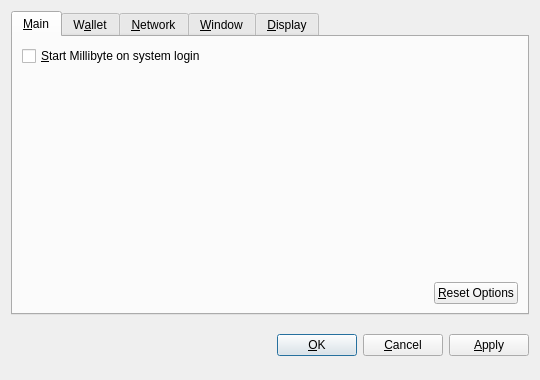
<?xml version="1.0" encoding="UTF-8"?>
<ui version="4.0">
 <class>OptionsDialog</class>
 <widget class="QDialog" name="OptionsDialog">
  <property name="geometry">
   <rect>
    <x>0</x>
    <y>0</y>
    <width>540</width>
    <height>380</height>
   </rect>
  </property>
  <property name="windowTitle">
   <string>Options</string>
  </property>
  <property name="modal">
   <bool>true</bool>
  </property>
  <layout class="QVBoxLayout" name="verticalLayout">
   <item>
    <widget class="QTabWidget" name="tabWidget">
     <property name="tabPosition">
      <enum>QTabWidget::North</enum>
     </property>
     <property name="currentIndex">
      <number>0</number>
     </property>
     <widget class="QWidget" name="tabMain">
      <attribute name="title">
       <string>&amp;Main</string>
      </attribute>
      <layout class="QVBoxLayout" name="verticalLayout_Main">
       <item>
        <widget class="QCheckBox" name="bitcoinAtStartup">
         <property name="toolTip">
          <string>Automatically start Millibyte after logging in to the system.</string>
         </property>
         <property name="text">
          <string>&amp;Start Millibyte on system login</string>
         </property>
        </widget>
       </item>
       <item>
        <spacer name="verticalSpacer_Main">
         <property name="orientation">
          <enum>Qt::Vertical</enum>
         </property>
         <property name="sizeHint" stdset="0">
          <size>
           <width>20</width>
           <height>40</height>
          </size>
         </property>
        </spacer>
       </item>
       <item>
        <layout class="QHBoxLayout" name="horizontalLayout_2_Main">
         <item>
          <spacer name="horizontalSpacer_2_Main">
           <property name="orientation">
            <enum>Qt::Horizontal</enum>
           </property>
           <property name="sizeHint" stdset="0">
            <size>
             <width>40</width>
             <height>20</height>
            </size>
           </property>
          </spacer>
         </item>
         <item>
          <widget class="QPushButton" name="resetButton">
           <property name="toolTip">
            <string>Reset all client options to default.</string>
           </property>
           <property name="text">
            <string>&amp;Reset Options</string>
           </property>
           <property name="autoDefault">
            <bool>false</bool>
           </property>
          </widget>
         </item>
        </layout>
       </item>
      </layout>
     </widget>
     <widget class="QWidget" name="tabWallet">
      <attribute name="title">
       <string>W&amp;allet</string>
      </attribute>
      <layout class="QVBoxLayout" name="verticalLayout_Network">
       <item>
        <widget class="QLabel" name="transactionFeeInfoLabel">
         <property name="text">
          <string>Optional transaction fee per kB that helps make sure your transactions are processed quickly. Most transactions are 1 kB.</string>
         </property>
         <property name="textFormat">
          <enum>Qt::PlainText</enum>
         </property>
         <property name="wordWrap">
          <bool>true</bool>
         </property>
        </widget>
       </item>
       <item>
        <layout class="QHBoxLayout" name="horizontalLayout_1_Main">
         <item>
          <widget class="QLabel" name="transactionFeeLabel">
           <property name="text">
            <string>Pay transaction &amp;fee</string>
           </property>
           <property name="textFormat">
            <enum>Qt::PlainText</enum>
           </property>
           <property name="buddy">
            <cstring>transactionFee</cstring>
           </property>
          </widget>
         </item>
         <item>
          <widget class="BitcoinAmountField" name="transactionFee"/>
         </item>
         <item>
          <spacer name="horizontalSpacer_1_Main">
           <property name="orientation">
            <enum>Qt::Horizontal</enum>
           </property>
           <property name="sizeHint" stdset="0">
            <size>
             <width>40</width>
             <height>20</height>
            </size>
           </property>
          </spacer>
         </item>
        </layout>
       </item>
       <item>
        <widget class="QLabel" name="label">
         <property name="text">
          <string>If you disable the spending of unconfirmed change, the change from a transaction cannot be used until that transaction has at least one confirmation. This also affects how your balance is computed.</string>
         </property>
         <property name="wordWrap">
          <bool>true</bool>
         </property>
        </widget>
       </item>
       <item>
        <widget class="QCheckBox" name="spendZeroConfChange">
         <property name="text">
          <string>Spend unconfirmed change  (experts only)</string>
         </property>
        </widget>
       </item>
       <item>
        <spacer name="verticalSpacer">
         <property name="orientation">
          <enum>Qt::Vertical</enum>
         </property>
         <property name="sizeHint" stdset="0">
          <size>
           <width>20</width>
           <height>40</height>
          </size>
         </property>
        </spacer>
       </item>
      </layout>
     </widget>
     <widget class="QWidget" name="tabNetwork">
      <attribute name="title">
       <string>&amp;Network</string>
      </attribute>
      <layout class="QVBoxLayout" name="verticalLayout_Network">
       <item>
        <widget class="QCheckBox" name="mapPortUpnp">
         <property name="toolTip">
          <string>Automatically open the Millibyte client port on the router. This only works when your router supports UPnP and it is enabled.</string>
         </property>
         <property name="text">
          <string>Map port using &amp;UPnP</string>
         </property>
        </widget>
       </item>
       <item>
        <widget class="QCheckBox" name="connectSocks">
         <property name="toolTip">
          <string>Connect to the Millibyte network through a SOCKS proxy (e.g. when connecting through Tor).</string>
         </property>
         <property name="text">
          <string>&amp;Connect through SOCKS proxy:</string>
         </property>
        </widget>
       </item>
       <item>
        <layout class="QHBoxLayout" name="horizontalLayout_Network">
         <item>
          <widget class="QLabel" name="proxyIpLabel">
           <property name="text">
            <string>Proxy &amp;IP:</string>
           </property>
           <property name="textFormat">
            <enum>Qt::PlainText</enum>
           </property>
           <property name="buddy">
            <cstring>proxyIp</cstring>
           </property>
          </widget>
         </item>
         <item>
          <widget class="QValidatedLineEdit" name="proxyIp">
           <property name="maximumSize">
            <size>
             <width>140</width>
             <height>16777215</height>
            </size>
           </property>
           <property name="toolTip">
            <string>IP address of the proxy (e.g. 127.0.0.1)</string>
           </property>
          </widget>
         </item>
         <item>
          <widget class="QLabel" name="proxyPortLabel">
           <property name="text">
            <string>&amp;Port:</string>
           </property>
           <property name="textFormat">
            <enum>Qt::PlainText</enum>
           </property>
           <property name="buddy">
            <cstring>proxyPort</cstring>
           </property>
          </widget>
         </item>
         <item>
          <widget class="QLineEdit" name="proxyPort">
           <property name="maximumSize">
            <size>
             <width>55</width>
             <height>16777215</height>
            </size>
           </property>
           <property name="toolTip">
            <string>Port of the proxy (e.g. 9050)</string>
           </property>
          </widget>
         </item>
         <item>
          <widget class="QLabel" name="socksVersionLabel">
           <property name="text">
            <string>SOCKS &amp;Version:</string>
           </property>
           <property name="textFormat">
            <enum>Qt::PlainText</enum>
           </property>
           <property name="buddy">
            <cstring>socksVersion</cstring>
           </property>
          </widget>
         </item>
         <item>
          <widget class="QValueComboBox" name="socksVersion">
           <property name="toolTip">
            <string>SOCKS version of the proxy (e.g. 5)</string>
           </property>
          </widget>
         </item>
         <item>
          <spacer name="horizontalSpacer_Network">
           <property name="orientation">
            <enum>Qt::Horizontal</enum>
           </property>
           <property name="sizeHint" stdset="0">
            <size>
             <width>40</width>
             <height>20</height>
            </size>
           </property>
          </spacer>
         </item>
        </layout>
       </item>
       <item>
        <spacer name="verticalSpacer_Network">
         <property name="orientation">
          <enum>Qt::Vertical</enum>
         </property>
         <property name="sizeHint" stdset="0">
          <size>
           <width>20</width>
           <height>40</height>
          </size>
         </property>
        </spacer>
       </item>
      </layout>
     </widget>
     <widget class="QWidget" name="tabWindow">
      <attribute name="title">
       <string>&amp;Window</string>
      </attribute>
      <layout class="QVBoxLayout" name="verticalLayout_Window">
       <item>
        <widget class="QCheckBox" name="minimizeToTray">
         <property name="toolTip">
          <string>Show only a tray icon after minimizing the window.</string>
         </property>
         <property name="text">
          <string>&amp;Minimize to the tray instead of the taskbar</string>
         </property>
        </widget>
       </item>
       <item>
        <widget class="QCheckBox" name="minimizeOnClose">
         <property name="toolTip">
          <string>Minimize instead of exit the application when the window is closed. When this option is enabled, the application will be closed only after selecting Quit in the menu.</string>
         </property>
         <property name="text">
          <string>M&amp;inimize on close</string>
         </property>
        </widget>
       </item>
       <item>
        <spacer name="verticalSpacer_Window">
         <property name="orientation">
          <enum>Qt::Vertical</enum>
         </property>
         <property name="sizeHint" stdset="0">
          <size>
           <width>20</width>
           <height>40</height>
          </size>
         </property>
        </spacer>
       </item>
      </layout>
     </widget>
     <widget class="QWidget" name="tabDisplay">
      <attribute name="title">
       <string>&amp;Display</string>
      </attribute>
      <layout class="QVBoxLayout" name="verticalLayout_Display">
       <item>
        <layout class="QHBoxLayout" name="horizontalLayout_1_Display">
         <item>
          <widget class="QLabel" name="langLabel">
           <property name="text">
            <string>User Interface &amp;language:</string>
           </property>
           <property name="textFormat">
            <enum>Qt::PlainText</enum>
           </property>
           <property name="buddy">
            <cstring>lang</cstring>
           </property>
          </widget>
         </item>
         <item>
          <widget class="QValueComboBox" name="lang">
           <property name="toolTip">
            <string>The user interface language can be set here. This setting will take effect after restarting Millibyte.</string>
           </property>
          </widget>
         </item>
        </layout>
       </item>
       <item>
        <layout class="QHBoxLayout" name="horizontalLayout_2_Display">
         <item>
          <widget class="QLabel" name="unitLabel">
           <property name="text">
            <string>&amp;Unit to show amounts in:</string>
           </property>
           <property name="textFormat">
            <enum>Qt::PlainText</enum>
           </property>
           <property name="buddy">
            <cstring>unit</cstring>
           </property>
          </widget>
         </item>
         <item>
          <widget class="QValueComboBox" name="unit">
           <property name="toolTip">
            <string>Choose the default subdivision unit to show in the interface and when sending coins.</string>
           </property>
          </widget>
         </item>
        </layout>
       </item>
       <item>
        <widget class="QCheckBox" name="displayAddresses">
         <property name="toolTip">
          <string>Whether to show Millibyte addresses in the transaction list or not.</string>
         </property>
         <property name="text">
          <string>&amp;Display addresses in transaction list</string>
         </property>
        </widget>
       </item>
       <item>
        <widget class="QCheckBox" name="coinControlFeatures">
         <property name="toolTip">
          <string>Whether to show coin control features or not.</string>
         </property>
         <property name="text">
          <string>Display coin &amp;control features (experts only!)</string>
         </property>
        </widget>
       </item>
       <item>
        <spacer name="verticalSpacer_Display">
         <property name="orientation">
          <enum>Qt::Vertical</enum>
         </property>
         <property name="sizeHint" stdset="0">
          <size>
           <width>20</width>
           <height>40</height>
          </size>
         </property>
        </spacer>
       </item>
      </layout>
     </widget>
    </widget>
   </item>
   <item>
    <layout class="QHBoxLayout" name="horizontalLayout_Buttons">
     <item>
      <spacer name="horizontalSpacer_1">
       <property name="orientation">
        <enum>Qt::Horizontal</enum>
       </property>
       <property name="sizeHint" stdset="0">
        <size>
         <width>40</width>
         <height>48</height>
        </size>
       </property>
      </spacer>
     </item>
     <item>
      <widget class="QLabel" name="statusLabel">
       <property name="font">
        <font>
         <weight>75</weight>
         <bold>true</bold>
        </font>
       </property>
       <property name="text">
        <string/>
       </property>
       <property name="textFormat">
        <enum>Qt::PlainText</enum>
       </property>
       <property name="wordWrap">
        <bool>true</bool>
       </property>
      </widget>
     </item>
     <item>
      <spacer name="horizontalSpacer_2">
       <property name="orientation">
        <enum>Qt::Horizontal</enum>
       </property>
       <property name="sizeHint" stdset="0">
        <size>
         <width>40</width>
         <height>48</height>
        </size>
       </property>
      </spacer>
     </item>
     <item>
      <widget class="QPushButton" name="okButton">
       <property name="text">
        <string>&amp;OK</string>
       </property>
      </widget>
     </item>
     <item>
      <widget class="QPushButton" name="cancelButton">
       <property name="text">
        <string>&amp;Cancel</string>
       </property>
       <property name="autoDefault">
        <bool>false</bool>
       </property>
      </widget>
     </item>
     <item>
      <widget class="QPushButton" name="applyButton">
       <property name="text">
        <string>&amp;Apply</string>
       </property>
       <property name="autoDefault">
        <bool>false</bool>
       </property>
      </widget>
     </item>
    </layout>
   </item>
  </layout>
 </widget>
 <customwidgets>
  <customwidget>
   <class>BitcoinAmountField</class>
   <extends>QSpinBox</extends>
   <header>bitcoinamountfield.h</header>
  </customwidget>
  <customwidget>
   <class>QValueComboBox</class>
   <extends>QComboBox</extends>
   <header>qvaluecombobox.h</header>
  </customwidget>
  <customwidget>
   <class>QValidatedLineEdit</class>
   <extends>QLineEdit</extends>
   <header>qvalidatedlineedit.h</header>
  </customwidget>
 </customwidgets>
 <resources/>
 <connections/>
</ui>
